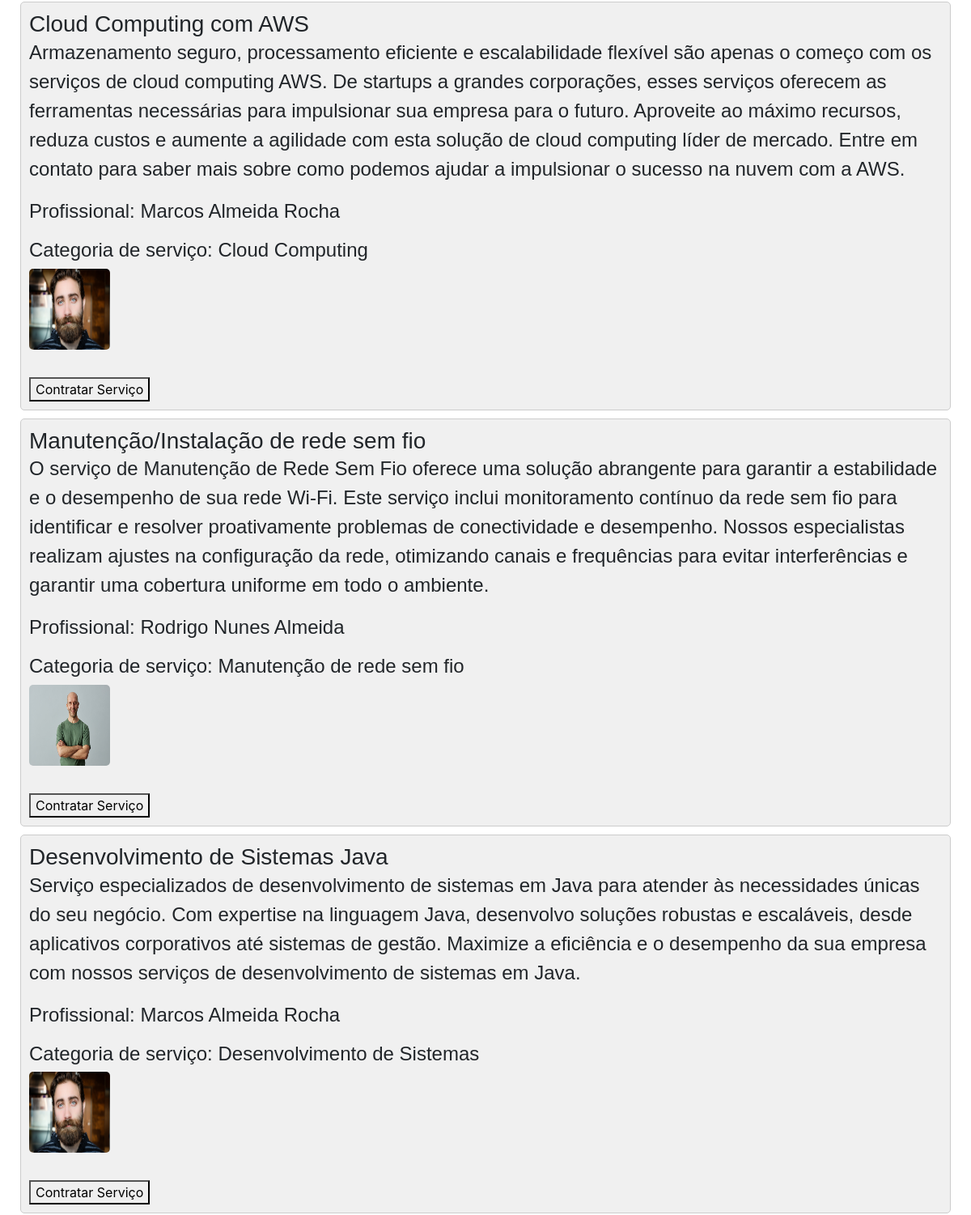
The page /services.php (signed in, middle part) on the database as committed earlier.
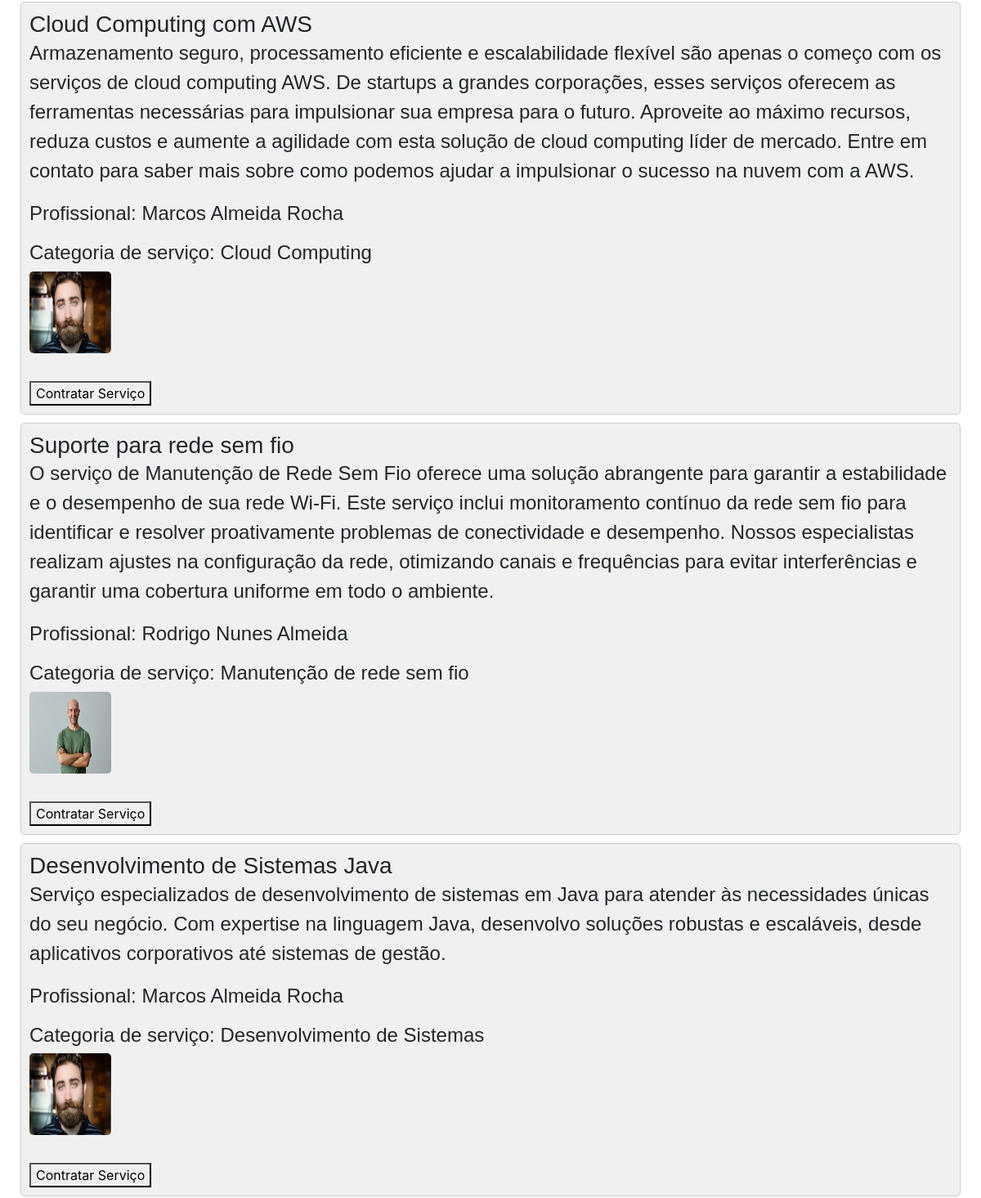
The same page on the database as committed later.
### tables this page shows
CREATE TABLE `services` (
  `id_Service` int(11) NOT NULL,
  `nomeService` varchar(60) NOT NULL,
  `descService` longtext NOT NULL,
  `id_Pf` int(11) NOT NULL,
  `id_Cat` int(11) NOT NULL
);

CREATE TABLE `prof` (
  `id_Pf` int(11) NOT NULL,
  `pfName` varchar(100) NOT NULL,
  `dtNasPf` date NOT NULL,
  `email` varchar(100) NOT NULL,
  `celPf` varchar(20) NOT NULL,
  `gender` char(1) NOT NULL,
  `hashPass` varchar(255) NOT NULL,
  `cnpj` varchar(20) NOT NULL,
  `imgName` varchar(255) NOT NULL,
  `categorias` varchar(20) DEFAULT NULL,
  `descPf` text NOT NULL,
  `avaliacao_media` float DEFAULT NULL
);

CREATE TABLE `categorias` (
  `id_Cat` int(11) NOT NULL,
  `nome` varchar(100) DEFAULT NULL
);

### services.php (the view, shortened to what this page needs)
<!DOCTYPE html>
<html lang="pt-br">
<head>
</head>
<body>
    <div class="services">
        <?php
        include_once 'navUsr.php';
        $sql = "SELECT services.*, prof.pfName, prof.imgName, categorias.nome AS catName
                FROM services
                INNER JOIN prof ON services.id_Pf = prof.id_Pf
                INNER JOIN categorias ON services.id_Cat = categorias.id_Cat ORDER BY RAND()";
        $result = $conn->query($sql);
        if ($result->num_rows > 0) {
            while ($row = $result->fetch_assoc()) {
                echo "<div class='service' data-nome='{$row['nomeService']}' data-categoria='{$row['catName']}'>";
                echo "<h3>{$row['nomeService']}</h3>";
                echo "<p>{$row['descService']}</p>";
                echo "<p>Profissional: {$row['pfName']}</p>";
                echo "<h4>Categoria de serviço: {$row['catName']}</h4>";
                if ($imgData = $row['imgName']) {
                    $imgPf = 'upload/' . $row['imgName'];
                }
                echo "<img src='$imgPf' alt='Imagem do Profissional' class='imgPf'><br><br>";
                echo "<form action='contratService.php' method='post'>";
                echo "<button type='submit'>Contratar Serviço</button>";
                echo "</form>";
                echo "</div>";
            }
        } else {
            echo "Nenhum serviço disponível no momento.";
        }
        ?>
    </div>
</body>
</html>

### navUsr.php (shortened to what this page needs)
<head>
  <link rel="stylesheet" href="./css/style_home.css">
  <link rel="stylesheet" href="https://stackpath.bootstrapcdn.com/bootstrap/4.3.1/css/bootstrap.min.css">
</head>

### css/style_home.css (style rules this page uses)
p { font-size: 18pt !important; font-family: "League Spartan", sans-serif; }
h1,h2,h3,h4 { font-family: "Josefin Sans", sans-serif; font-size: 36pt; }
img { user-select: auto; -webkit-user-select:none; -moz-user-select:none; -ms-user-select:none; }
body { background-color: #000000; padding: 0; margin: 0; box-sizing: border-box; }
h3, h2 { text-shadow: none !important; }

### services.php (style rules this page uses)
.services { margin: 80px 15px 0 15px; }
.service { background-color: #f0f0f0; border: 1px solid #ccc; border-radius: 5px; padding: 10px; margin: 10px; }
.service img { width: 100px; height: 100px; border-radius: 5px; margin-bottom: 10px; }
.service h3 { margin: 0; }

Rows that differ between the two databases and show on the page:
changed services "Rodrigo Nunes Almeida": nomeService "Manutenção/Instalação de rede sem fio" → "Suporte para rede sem fio"
changed services "Desenvolvimento de Sistemas Java": descService "…até sistemas de gestão. Maximize a eficiência e o desempenho da sua empresa com nossos serviços de desenvolvimento de sistemas em Java." → "…até sistemas de gestão."
